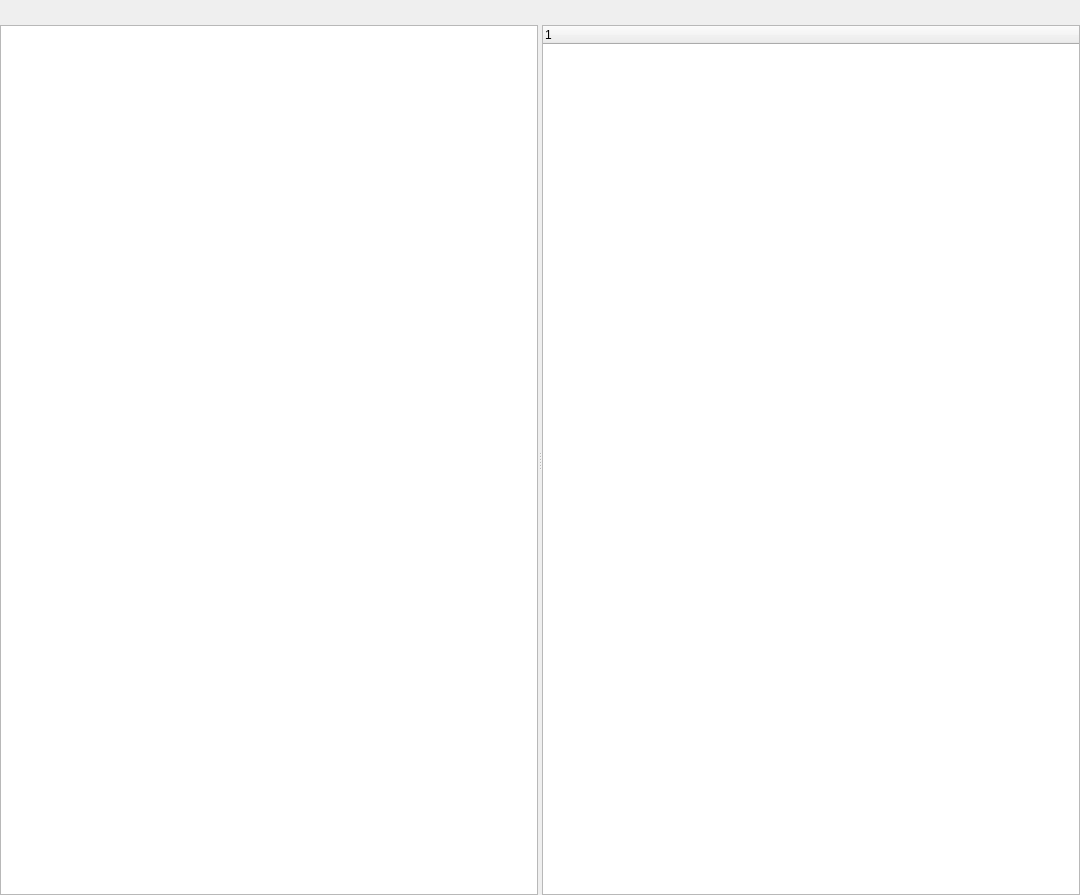
<?xml version="1.0" encoding="UTF-8"?>
<ui version="4.0">
 <class>Form</class>
 <widget class="QWidget" name="Form">
  <property name="geometry">
   <rect>
    <x>0</x>
    <y>0</y>
    <width>1080</width>
    <height>895</height>
   </rect>
  </property>
  <property name="font">
   <font>
    <family>Arial</family>
    <weight>50</weight>
    <bold>false</bold>
   </font>
  </property>
  <property name="windowTitle">
   <string>Form</string>
  </property>
  <layout class="QVBoxLayout" name="verticalLayout_2">
   <property name="spacing">
    <number>0</number>
   </property>
   <property name="leftMargin">
    <number>0</number>
   </property>
   <property name="topMargin">
    <number>0</number>
   </property>
   <property name="rightMargin">
    <number>0</number>
   </property>
   <property name="bottomMargin">
    <number>0</number>
   </property>
   <item>
    <widget class="QWidget" name="widget_Button" native="true">
     <property name="sizePolicy">
      <sizepolicy hsizetype="Preferred" vsizetype="Fixed">
       <horstretch>0</horstretch>
       <verstretch>0</verstretch>
      </sizepolicy>
     </property>
     <property name="minimumSize">
      <size>
       <width>0</width>
       <height>25</height>
      </size>
     </property>
     <property name="maximumSize">
      <size>
       <width>16777215</width>
       <height>25</height>
      </size>
     </property>
     <property name="sizeIncrement">
      <size>
       <width>0</width>
       <height>25</height>
      </size>
     </property>
     <property name="baseSize">
      <size>
       <width>0</width>
       <height>25</height>
      </size>
     </property>
     <layout class="QHBoxLayout" name="horizontalLayout_3">
      <property name="spacing">
       <number>0</number>
      </property>
      <property name="leftMargin">
       <number>0</number>
      </property>
      <property name="topMargin">
       <number>0</number>
      </property>
      <property name="rightMargin">
       <number>0</number>
      </property>
      <property name="bottomMargin">
       <number>0</number>
      </property>
      <item>
       <layout class="QHBoxLayout" name="Layout_Button"/>
      </item>
      <item>
       <spacer name="horizontalSpacer">
        <property name="orientation">
         <enum>Qt::Horizontal</enum>
        </property>
        <property name="sizeHint" stdset="0">
         <size>
          <width>1075</width>
          <height>20</height>
         </size>
        </property>
       </spacer>
      </item>
     </layout>
    </widget>
   </item>
   <item>
    <widget class="QSplitter" name="splitter">
     <property name="orientation">
      <enum>Qt::Horizontal</enum>
     </property>
     <widget class="QTableView" name="tableView">
      <property name="font">
       <font>
        <pointsize>10</pointsize>
       </font>
      </property>
      <property name="selectionMode">
       <enum>QAbstractItemView::SingleSelection</enum>
      </property>
      <property name="selectionBehavior">
       <enum>QAbstractItemView::SelectRows</enum>
      </property>
      <attribute name="verticalHeaderDefaultSectionSize">
       <number>25</number>
      </attribute>
     </widget>
     <widget class="QWidget" name="layoutWidget">
      <layout class="QHBoxLayout" name="horizontalLayout">
       <property name="spacing">
        <number>0</number>
       </property>
       <item>
        <spacer name="verticalSpacer">
         <property name="orientation">
          <enum>Qt::Vertical</enum>
         </property>
         <property name="sizeHint" stdset="0">
          <size>
           <width>0</width>
           <height>40</height>
          </size>
         </property>
        </spacer>
       </item>
       <item>
        <layout class="QVBoxLayout" name="verticalLayout">
         <property name="spacing">
          <number>2</number>
         </property>
         <item>
          <widget class="QTreeWidget" name="treeWidget">
           <column>
            <property name="text">
             <string notr="true">1</string>
            </property>
           </column>
          </widget>
         </item>
        </layout>
       </item>
      </layout>
     </widget>
    </widget>
   </item>
  </layout>
 </widget>
 <resources/>
 <connections/>
</ui>
